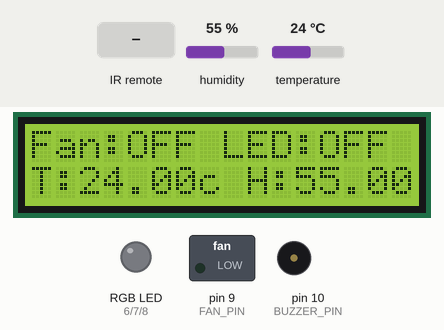
Recording of a sketch running on a simulated Arduino Uno, built with avr-gcc and run on an emulated ATmega328P. On the bench: 16×2 character LCD, switched loads named in the sketch (green lamp = pin HIGH), an RGB LED mixed from three pins (HIGH = lit), buzzer (waves = sounding, pin HIGH). The test bench sets the inputs (shaded band); at power-on: humidity 55 %, temperature 24 °C.

Above: at 1.7 s.
1.8 s: infrared code 0x1A81 received
At 2.7 s:
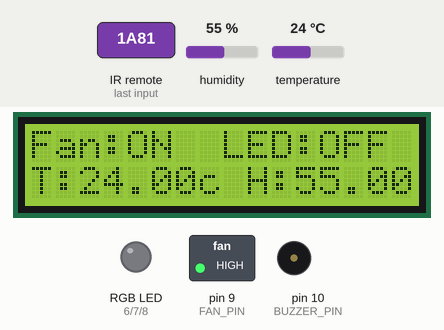
3.3 s: infrared code 0xAAB received
At 3.9 s:
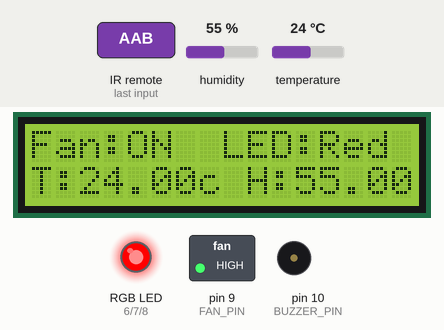
4.8 s: infrared code 0x1A82 received
At 5.5 s:
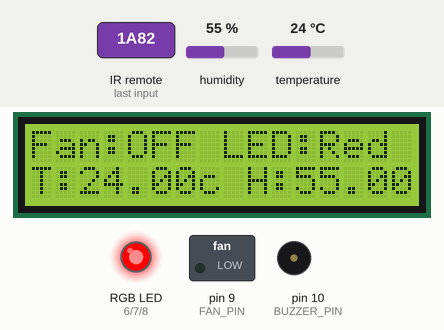
6.3 s: infrared code 0xAAC received
At 7.5 s:
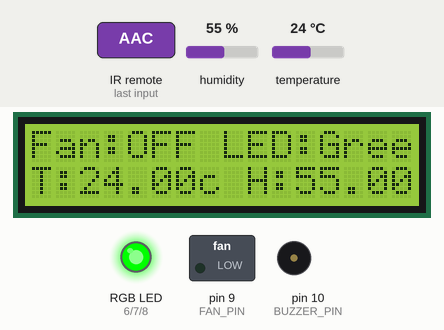
7.8 s: infrared code 0x1281 received
At 9.0 s:
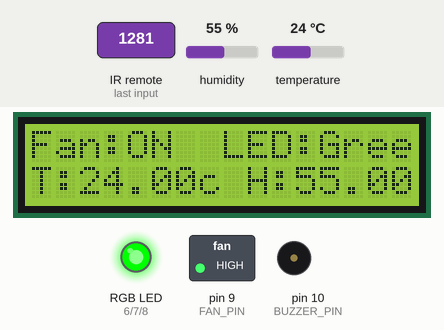
9.3 s: infrared code 0xAAE received
At 10.7 s:
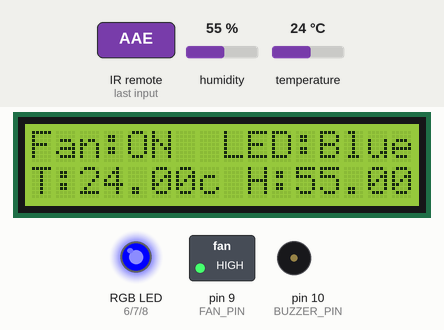
Timing chart, 0 to 11.8 s (numbered marks = the images above; inputs shaded):
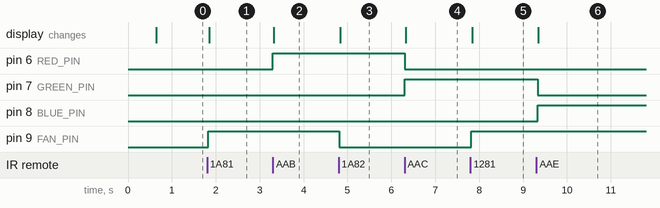

Measured:
- after the input at 1.8 s, pin 9 (FAN_PIN): LOW → HIGH at once; the display: changes after 0.05 s (image 1)
- after the input at 3.3 s, pin 6 (RED_PIN): LOW → HIGH at once; the display: changes at once (image 2)
- after the input at 4.8 s, pin 9 (FAN_PIN): HIGH → LOW at once; the display: changes at once (image 3)
- after the input at 6.3 s, pin 6 (RED_PIN): HIGH → LOW at once; pin 7 (GREEN_PIN): LOW → HIGH at once; the display: changes at once (image 4)
- after the input at 7.8 s, pin 9 (FAN_PIN): LOW → HIGH at once; the display: changes at once (image 5)
- after the input at 9.3 s, pin 7 (GREEN_PIN): HIGH → LOW at once; pin 8 (BLUE_PIN): LOW → HIGH at once; the display: changes after 0.05 s (image 6)

The sketch:

all_in_one.ino
```cpp
#include <IRremote.h>
#include <Wire.h>
#include <LiquidCrystal_I2C.h>

#define RECEIVER_PIN 11
#define FAN_PIN 9
#define BUZZER_PIN 10
#define RED_PIN 6
#define GREEN_PIN 7
#define BLUE_PIN 8
#include <DHT.h>

#define DHT_PIN 2 // Digital pin connected to DHT sensor
#define DHT_TYPE DHT11 // DHT sensor type

DHT dht(DHT_PIN, DHT_TYPE);

IRrecv irReceiver(RECEIVER_PIN);
decode_results irResults;

LiquidCrystal_I2C lcd(0x27, 16, 2); // Set the LCD I2C address and dimensions (change if necessary)

bool fanRunning = false;
bool buzzerRunning = false;
int ledRed = 0;
int ledGreen = 0;
int ledBlue = 0;

void setup() {
irReceiver.enableIRIn();

Serial.begin(9600); // Initialize serial communication
dht.begin(); // Initialize DHT sensor

Serial.begin(9600);
lcd.begin(16, 2); // Initialize the LCD
lcd.backlight();
lcd.print("Weirdo Squid");
delay(500);
pinMode(FAN_PIN, OUTPUT);
pinMode(BUZZER_PIN, OUTPUT);
pinMode(RED_PIN, OUTPUT);
pinMode(GREEN_PIN, OUTPUT);
pinMode(BLUE_PIN, OUTPUT);
}

void loop() {
// Read temperature and humidity from the sensor
  float temperature = dht.readTemperature();
  float humidity = dht.readHumidity();

 // Print temperature and humidity to LCD Dispaly

  lcd.setCursor(0, 1);
  lcd.print("T:");
  lcd.print(temperature);
  lcd.print("c ");

  lcd.setCursor(9, 1);
  lcd.print("H:");
  lcd.print(humidity);
  lcd.print(" %");


if (irReceiver.decode(&irResults)) {
switch (irResults.value) {
case 0x1A82: // Button '1A82' or '1282'
case 0x1282:
fanRunning = false; // Close the fan
digitalWrite(FAN_PIN, LOW);
break;
case 0x1A81: // Button '1A81' or '1281'
case 0x1281:
fanRunning = true; // Run the fan
digitalWrite(FAN_PIN, HIGH);
break;

case 0xAAB: // Button 'AAB'
case 0x2AB:
setColor(255, 0, 0); // Red
break;
case 0xAAC: // Button 'AAC'
case 0x2AC:
setColor(0, 255, 0); // Green
break;
case 0xAAE: // Button 'AAE'
case 0x2AE:
setColor(0, 0, 255); // Blue
break;
case 0x1280: // Button '1280'
case 0x1A80:
setColor(255, 105, 180); // Pink
break;
case 0xAAD: // Button 'AAD'
case 0x2AD:
setColor(255, 255, 0); // Yellow
break;
case 0x128C: // Button '128C' or '1A8C'
case 0x1A8C:
fanRunning = false; // Close the fan
buzzerRunning = false; // Close the buzzer
noTone(BUZZER_PIN);
digitalWrite(FAN_PIN, LOW);
setColor(0, 0, 0); // Turn off RGB LED
break;

case 0x1A8A: // Button '1A8A' or '128A'
case 0x128A:
setColor(255, 165, 0); // Orange
break;

case 0x1AA3: // Button '1AA3' or '12A3'
case 0x12A3:
setColor(173, 216, 230); // Light blue
break;
}

irReceiver.resume(); // Receive the next value
}

updateLCD(); // Update the LCD display
}

void setColor(int red, int green, int blue) {
analogWrite(RED_PIN, red);
analogWrite(GREEN_PIN, green);
analogWrite(BLUE_PIN, blue);
ledRed = red;
ledGreen = green;
ledBlue = blue;
}

void updateLCD() {
lcd.setCursor(0, 0);
lcd.print("Fan:");
if (fanRunning) {
lcd.print("ON  ");
} else {
lcd.print("OFF ");
}

lcd.setCursor(8, 0);
lcd.print("LED:");
lcd.print(getColorName());
}

String getColorName() {
if (ledRed == 255 && ledGreen == 0 && ledBlue == 0) {
return "Red  ";
} else if (ledRed == 0 && ledGreen == 255 && ledBlue == 0) {
return "Green  ";
} else if (ledRed == 0 && ledGreen == 0 && ledBlue == 255) {
return "Blue";
} else if (ledRed == 255 && ledGreen == 105 && ledBlue == 180) {
return "Pink   ";
} else if (ledRed == 255 && ledGreen == 255 && ledBlue == 0) {
return "Yellow";
} else if (ledRed == 255 && ledGreen == 165 && ledBlue == 0) {
return "Orange  ";
} else if (ledRed == 173 && ledGreen == 216 && ledBlue == 230) {
return "Cyan  ";
} else {
return "OFF     ";
}
}
```
